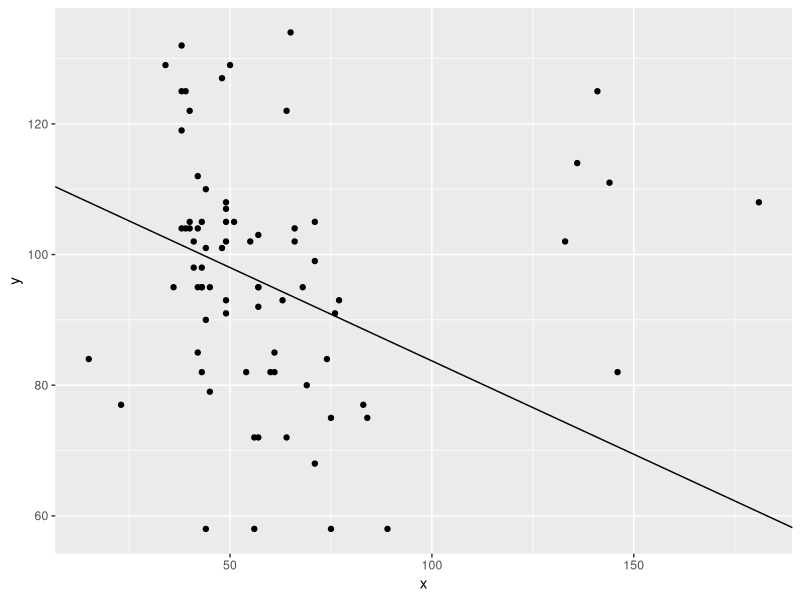

The R script that drew this image:
library(tidyverse)
library(ggplot2)

slope_est <- function(x1, x2, y1, y2) {
  slope <- (y2 - y1) / (x2 - x1)
  slope
}

x <- c(34, 49, 49, 44, 66, 48, 49, 39, 54, 57, 39, 65, 43, 43, 44, 42, 71, 40, 41, 38, 42, 77, 40, 38, 43, 42, 36, 55, 57, 57, 41, 66, 69, 38, 49, 51, 45, 141, 133, 76, 44, 40, 56, 50, 75, 44, 181, 45, 61, 15, 23, 42, 61, 146, 144, 89, 71, 83, 49, 43, 68, 57, 60, 56, 63, 136, 49, 57, 64, 43, 71, 38, 74, 84, 75, 64, 48)
y <- c(129, 107, 91, 110, 104, 101, 105, 125, 82, 92, 104, 134, 105, 95, 101, 104, 105, 122, 98, 104, 95, 93, 105, 132, 98, 112, 95, 102, 72, 103, 102, 102, 80, 125, 93, 105, 79, 125, 102, 91, 58, 104, 58, 129, 58, 90, 108, 95, 85, 84, 77, 85, 82, 82, 111, 58, 99, 77, 102, 82, 95, 95, 82, 72, 93, 114, 108, 95, 72, 95, 68, 119, 84, 75, 75, 122, 127)

TS_est <- function(x, y, verbose = FALSE, detailed = FALSE, confidence = FALSE, B = 599) {
  # Theil-Sen regression estimator
  if (!confidence) {
  slopes <- c()
  pairs <- data.frame(matrix(ncol = 6, nrow = length(x) * (length(y) - 1)))
  colnames(pairs) <- c("x1", "x2", "y1", "y2", "route", "inverse_route")
  i <- seq(1, length(x))
  index <- 0
  for (i_chosen in i) {
    for (i_chosen2 in i[-i_chosen]) {
      index <- index + 1
      x1 <- x[i_chosen]
      x2 <- x[i_chosen2]
      y1 <- y[i_chosen]
      y2 <- y[i_chosen2]
      pair <- c(x1, x2, y1, y2, paste0(x1, ";", y1, "->", x2, ";", y2), paste0(x2, ";", y2, "->", x1, ";", y1))
      pairs[index, ] <- pair
    }
  }
  message("Routes mapped")
  pairs <- pairs %>% mutate(index = row_number())
  selected_pairs <- data.frame(matrix(ncol = 6, nrow = (length(x) * (length(y) - 1)) / 2))
  colnames(selected_pairs) <- c("x1", "x2", "y1", "y2", "route", "inverse_route")
  for (i in pairs$index) {
    selected_pair <- pairs[pairs$index == i, ][, -7]
    if (!selected_pair$route %in% selected_pairs$inverse_route) {
      selected_pairs[i, ] <- selected_pair
    }
    selected_pairs <- selected_pairs[!is.na(selected_pairs$route), ]
  }
  message("Pairs estimated")
  selected_pairs <- selected_pairs %>%
    mutate(index = row_number())
  message("Estimating slopes")

    selected_pairs <- selected_pairs[, c(1:4)]
    X1 <- as.numeric(selected_pairs$x1)
    X2 <- as.numeric(selected_pairs$x2)
    Y1 <- as.numeric(selected_pairs$y1)
    Y2 <- as.numeric(selected_pairs$y2)

    for (i in seq(1, nrow(selected_pairs))) {
      x1 <- X1[i]
      x2 <- X2[i]
      y1 <- Y1[i]
      y2 <- Y2[i]
      slope <- slope_est(x1, x2, y1, y2)
      slopes <- c(slopes, slope)
    }
    M_slope <- median(slopes, na.rm = TRUE)
    M_x <- median(x, na.rm = TRUE)
    M_y <- median(y, na.rm = TRUE)
    intercept <- M_y - M_x * M_slope
    results <- list(
      paste0("Theil-Sen Regression Estimator", "\n"),
      paste0("Intercept ", intercept, "\n"),
      paste0("Slope ", M_slope, "\n"),
      if (detailed) {
        sort(slopes)
      } else {"Results:"}
    )
    if (verbose) {
      message(results)
    }
    c(intercept, M_slope)
  } else {
    # the bootstrap branch
    bootstrap_results <- matrix(ncol = 2, nrow = B)
    colnames(bootstrap_results) <- c("intercepts", "slopes")
    message("Bootstrapping started")
    message <- '.'
    for (b in seq(1, B)) {
      slopes <- c()
      pairs <- matrix(ncol = 6, nrow = length(x) * (length(y) - 1))
      colnames(pairs) <- c("x1", "x2", "y1", "y2", "route", "inverse_route")
      i <- seq(1, length(x))
      index <- 0
      i_boot <- sample(seq(1, length(x)), replace = TRUE)
      x_boot <- x[i_boot]
      y_boot <- y[i_boot]
      for (i_chosen in i) {
        for (i_chosen2 in i[-i_chosen]) {
          index <- index + 1
          x1 <- x_boot[i_chosen]
          x2 <- x_boot[i_chosen2]
          y1 <- y_boot[i_chosen]
          y2 <- y_boot[i_chosen2]
          pair <- c(x1, x2, y1, y2, paste0(x1, ";", y1, "->", x2, ";", y2), paste0(x2, ";", y2, "->", x1, ";", y1))
          pairs[index, ] <- pair
        }
      }
      selected_pairs <- matrix(ncol = 6)
      colnames(selected_pairs) <- c("x1", "x2", "y1", "y2", "route", "inverse_route")
      for (i in seq(1, nrow(pairs))) {
        selected_pair <- pairs[i, ]
        if (!selected_pair[5] %in% selected_pairs[6]) {
          selected_pairs <- rbind(selected_pairs, selected_pair)
        }
      }
      
      selected_pairs <- selected_pairs[!is.na(selected_pairs[,1]), c(1:4)]
      X1 <- as.numeric(selected_pairs[,1])
      X2 <- as.numeric(selected_pairs[,2])
      Y1 <- as.numeric(selected_pairs[,3])
      Y2 <- as.numeric(selected_pairs[,4])

      for (i in seq(1, nrow(selected_pairs))) {
        x1 <- X1[i]
        x2 <- X2[i]
        y1 <- Y1[i]
        y2 <- Y2[i]
        slope <- slope_est(x1, x2, y1, y2)
        slopes <- c(slopes, slope)
      }
      M_slope_boot <- median(slopes, na.rm = TRUE)
      M_x <- median(x_boot, na.rm = TRUE)
      M_y <- median(y_boot, na.rm = TRUE)
      intercept_boot <- M_y - M_x * M_slope_boot
      bootstrap_results[b, 1] <- intercept_boot
      bootstrap_results[b, 2] <- M_slope_boot
      if(length(message) %% 10 == 0) {message <- c(message, b)} else {message <- c(message, '.')}
      cat("\f")
      message(message)
    }
    sd_intercept <- sqrt(sd(bootstrap_results[,1], na.rm = TRUE))
    mean_intercept <- mean(bootstrap_results[,1], na.rm = TRUE)
    intercept_upper <- mean_intercept + 1.96 * sd_intercept
    intercept_lower <- mean_intercept - 1.96 * sd_intercept

    sd_slope <- sqrt(sd(bootstrap_results[,2], na.rm = TRUE))
    mean_slope <- mean(bootstrap_results[,2], na.rm = TRUE)
    slope_upper <- mean_slope + 1.96 * sd_slope
    slope_lower <- mean_slope - 1.96 * sd_slope
    
    results <- list(
      `intercept upper bound` = intercept_upper,
      `intercept lower bound` = intercept_lower,
      `slope upper bound` = slope_upper,
      `slope lower bound` = slope_lower
    )
    message(paste0("95% confidence interval estimates with ", b, " times Bootstrap", "\n"))
    results
  } 
}

TS <- TS_est(x, y, verbose = FALSE, B = 10, confidence = FALSE)
lm(y ~ x)

ggplot() +
  geom_point(aes(x, y)) +
  geom_abline(intercept = TS_est(x, y)[1], slope = TS_est(x, y)[2])


data <- tribble(
  ~x, ~y,
  0, 56751,
  0.2987, 57037,
  0.4648, 56979,
  0.5762, 57074,
  0.8386, 57422
)
TS_est(data$x, data$y, verbose = TRUE, detailed = TRUE, confidence = TRUE)
x <- data$x
y <- data$y
